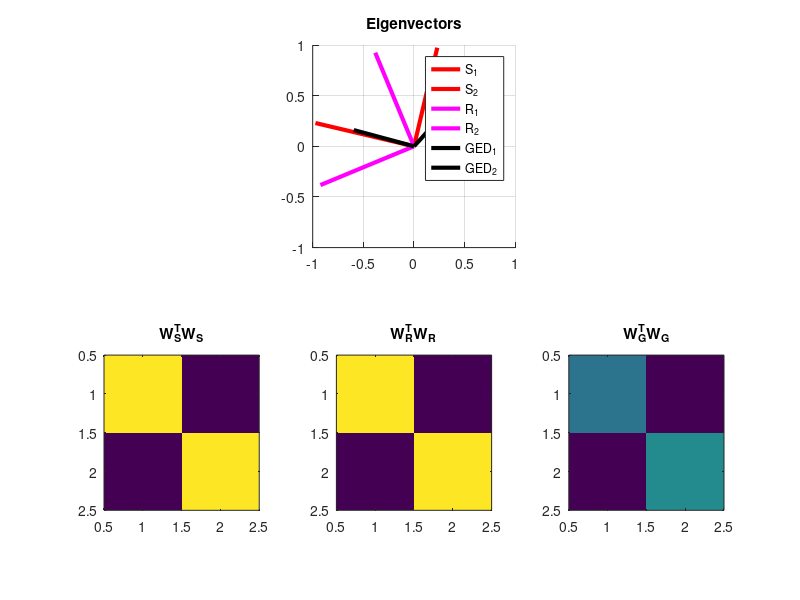
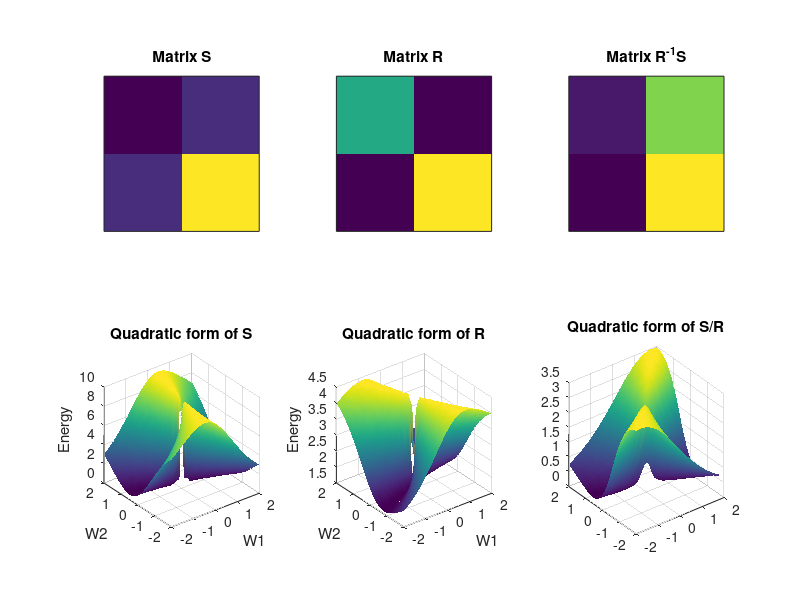

Write MATLAB code to recreate these figures, in order. (Note: this script raises an error after producing the figures.)
%%
%     COURSE: PCA and multivariate neural signal processing
%    SECTION: Source separation with GED
%      VIDEO: GED intuition with covariance surfaces
% Instructor: sincxpress.com
%
%%

% a clear MATLAB workspace is a clear mental workspace
close all; clear, clc

%% quadratic forms of S, R, and S/R

% create two little matrices
S = [1 2; 2 9];
R = [2 -1; -1 4];


% weights along each dimension
wi = -2:.1:2;

% initialize
[quadformS,quadformR] = deal( zeros(length(wi)) );
quadformG = nan(length(wi));

% fudge-factor for preventing the surface from running off
fudge = .1;

for i=1:length(wi)
    for j=1:length(wi)

        % define the weights for this iteration
        w  = [wi(i) wi(j)]';
        nf = w'*w;

        % quadratic form of matrix S
        quadformS(i,j) = w'*S*w / nf;

        % QF of matrix R
        quadformR(i,j) = w'*R*w / nf;

        % QF of ratio
        quadformG(i,j) = (w'*S*w+fudge) / (w'*R*w+fudge);
    end
end


% eigenvectors of S and R
[evecsS,evals] = eig(S);
[evecsR,evals] = eig(R);

% eigenvectors from GED
[evecsGED,evals] = eig(S,R);


%% visualize the eigenvectors

figure(1), clf
subplot(211), hold on

plot([0 evecsS(1,1)],[0 evecsS(2,1)],'r','linew',3)
plot([0 evecsS(1,2)],[0 evecsS(2,2)],'r','linew',3)

plot([0 evecsR(1,1)],[0 evecsR(2,1)],'m','linew',3)
plot([0 evecsR(1,2)],[0 evecsR(2,2)],'m','linew',3)

plot([0 evecsGED(1,1)],[0 evecsGED(2,1)],'k','linew',3)
plot([0 evecsGED(1,2)],[0 evecsGED(2,2)],'k','linew',3)

axis([-1 1 -1 1]*1)
grid on, axis square
legend({'S_1','S_2','R_1','R_2','GED_1','GED_2'})
title('Eigenvectors')


subplot(234)
imagesc( evecsS'*evecsS )
axis square
set(gca,'clim',[0 1])
title('W_S^TW_S')

subplot(235)
imagesc( evecsR'*evecsR )
axis square
set(gca,'clim',[0 1])
title('W_R^TW_R')

subplot(236)
imagesc( evecsGED'*evecsGED )
axis square
set(gca,'clim',[0 1])
title('W_G^TW_G')


%% some nice butterflies

figure(2), clf

subplot(231), imagesc(S), axis square, title('Matrix S')
set(gca,'xtick',[],'ytick',[])

subplot(232), imagesc(R), axis square, title('Matrix R')
set(gca,'xtick',[],'ytick',[])

subplot(233), imagesc(inv(R)*S), axis square, title('Matrix R^{-1}S')
set(gca,'xtick',[],'ytick',[])

subplot(234)
surf(wi,wi,quadformS'), shading interp
title('Quadratic form of S')
xlabel('W1'), ylabel('W2'), zlabel('Energy'), axis square

subplot(235)
surf(wi,wi,quadformR'), shading interp
title('Quadratic form of R')
xlabel('W1'), ylabel('W2'), zlabel('Energy'), axis square

subplot(236)
surf(wi,wi,quadformG'), shading interp
title('Quadratic form of S/R')
xlabel(W1'), ylabel('W2'), zlabel('Energy ratio'), axis square

%%
